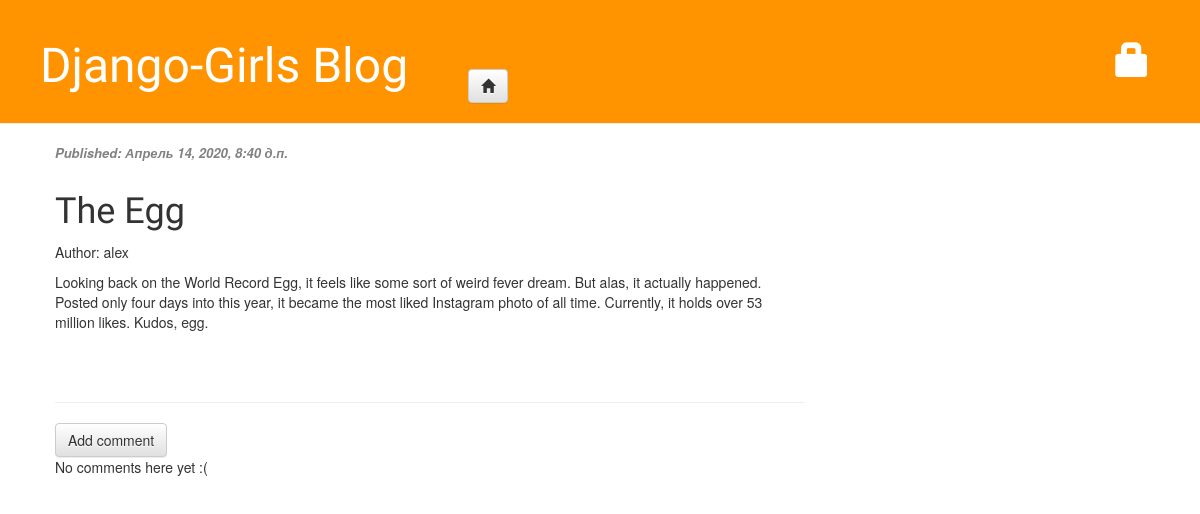
/post/1/, run on an earlier commit of the app's database.
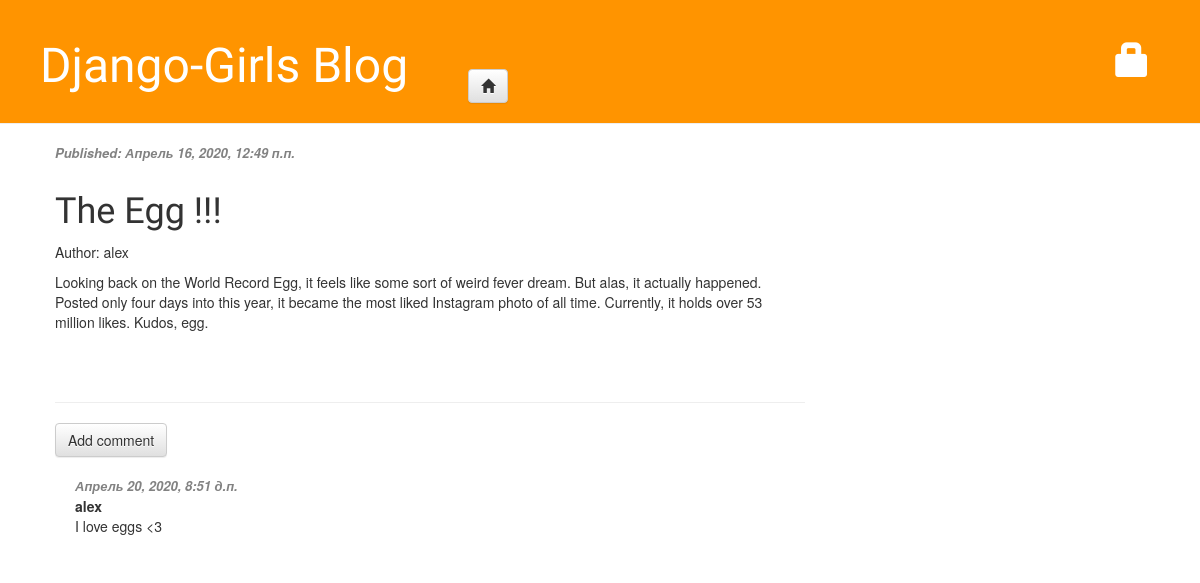
And on a later commit of the database.
### blog/models.py (models this page shows, shortened)
class Post(models.Model):
    author = models.ForeignKey(settings.AUTH_USER_MODEL, on_delete=models.CASCADE, default=settings.AUTH_USER_MODEL, verbose_name='Author')
    title = models.CharField(max_length=200, verbose_name='Title')
    text = models.TextField(verbose_name='Text')
    created_date = models.DateTimeField(default=timezone.now, verbose_name='Created')
    published_date = models.DateTimeField(blank=True, null=True, verbose_name='Published')
    class Meta:
        verbose_name = "Post"
        verbose_name_plural = "Posts"
        ordering = ['published_date']

class Comment(models.Model):
    post = models.ForeignKey('blog.Post', on_delete=models.CASCADE, related_name='comments')
    author = models.CharField(max_length=200)
    text = models.TextField()
    created_date = models.DateTimeField(default=timezone.now)
    approved_comment = models.BooleanField(default=False)

### blog/views.py (the view)
# urls.py: path('post/<int:pk>/', views.post_detail, name='post_detail'),
def post_detail(request, pk):
    post = get_object_or_404(Post, pk=pk)
    return render(request, 'blog/post_detail.html', {'post': post})

### blog/templates/blog/post_detail.html (shortened to what this page needs)
{% extends 'blog/base.html' %}
{% block content %}
	<div class="post">
		{% if post.published_date %}
			<div class="date">
                <p>Published: {{ post.published_date }}</p>
            </div>
        {% else %}
            <a class="save btn btn-default" href="{% url 'post_publish' pk=post.pk %}">Publish</a>
        {% endif %}
        <h1>{{ post.title }}</p></h1>
        <p>Author: {{ post.author }}</p>
        <p>{{ post.text }}</p>
	</div>
    <hr>
    <a class="btn btn-default" href="{% url 'add_comment_to_post' pk=post.pk %}">Add comment</a>
    {% for comment in post.comments.all %}
        {% if user.is_authenticated or comment.approved_comment %}
        <div class="comment">
            <div class="date">{{ comment.created_date }}</div>
            <strong>{{ comment.author }}</strong>
            <p>{{ comment.text }}</p>
        </div>
        {% endif %}
    {% empty %}
        <p>No comments here yet :(</p>
    {% endfor %}
{% endblock %}

What changed in the data, as far as the page shows it:
changed Post "alex": published_date "Апрель 14, 2020, 8:40 д.п." → "Апрель 16, 2020, 12:49 п.п."; title "The Egg" → "The Egg !!!"
added Comment: created_date "Апрель 20, 2020, 8:51 д.п.", author "alex", text "I love eggs <3"
Also different on the page:
text no longer shown: "No comments here yet :("
